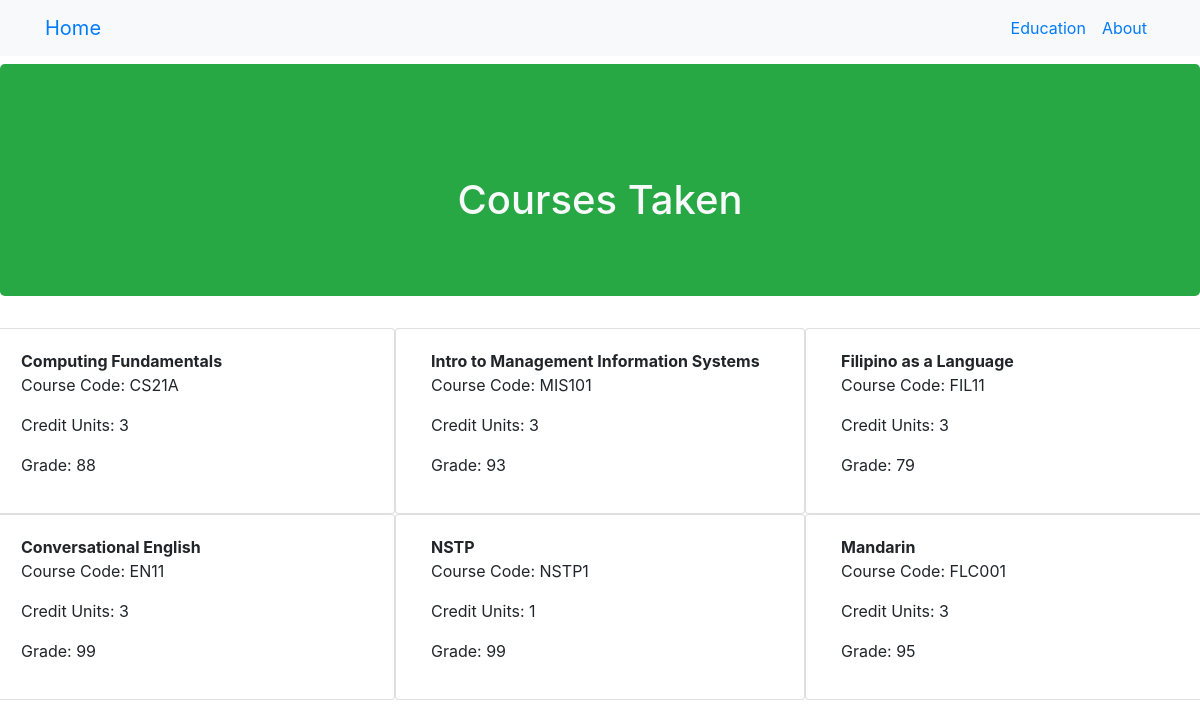
The app's page /education/ with its own data.
### mysite_app/models.py (models this page shows, shortened)
class CourseTaken(models.Model):
	course_code = models.CharField("Course Code", max_length=10)
	course_title = models.CharField("Course Title", max_length=100)
	credit_units = models.PositiveSmallIntegerField()
	grade = models.PositiveSmallIntegerField()

### mysite_app/views.py (the view)
# urls.py: path('education/', CourseTakenListView.as_view()),
class CourseTakenListView(ListView):
	template_name = "education-list.html"
	model = CourseTaken

### mysite_app/templates/education-list.html (shortened to what this page needs)
{% extends "base.html" %}
{% block content %}
<div class="jumbotron bg-success">
	<h1 class="mt-5 text-center text-light">Courses Taken</h1>
</div>
<div class="row">
{% for object in object_list %}
<div class="card col-lg-4">
  <div class="card-body">
    <strong>{{ object.course_title }}</strong>
    <p>Course Code: {{ object.course_code }}</p>
    <p>Credit Units: {{ object.credit_units }}</p>
    <p>Grade: {{ object.grade  }}</p>
  </div>
</div>
{% endfor %}
</div>
{% endblock %}

### mysite_app/templates/base.html (shortened to what this page needs)
<!doctype html>
<html lang="en">
  <head>
    <link rel="stylesheet" href="https://stackpath.bootstrapcdn.com/bootstrap/4.3.1/css/bootstrap.min.css">
  </head>
  <body>
    <nav class="navbar navbar-expand-lg sticky-top bg-light" id="mainNav">
        <div class="container">
          <a class="navbar-brand js-scroll-trigger" href="/">Home</a>
          <div class="collapse navbar-collapse" id="navbarResponsive">
            <ul class="navbar-nav ml-auto">
              <li class="nav-item">
                <a class="nav-link js-scroll-trigger" href="/education/">Education</a>
              </li>
              <li class="nav-item">
                <a class="nav-link js-scroll-trigger" href="/about/">About</a>
              </li>
            </ul>
          </div>
        </div>
      </nav>
    <div style="padding-top: 0.5em">
      {% block content %}
      {% endblock %}
    </div>
  </body>
</html>

### records on screen
CourseTaken: course_title "Computing Fundamentals", course_code "CS21A", credit_units "3", grade "88"
CourseTaken: course_title "Intro to Management Information Systems", course_code "MIS101", credit_units "3", grade "93"
CourseTaken: course_title "Filipino as a Language", course_code "FIL11", credit_units "3", grade "79"
CourseTaken: course_title "Conversational English", course_code "EN11", credit_units "3", grade "99"
CourseTaken: course_title "NSTP", course_code "NSTP1", credit_units "1", grade "99"
CourseTaken: course_title "Mandarin", course_code "FLC001", credit_units "3", grade "95"
